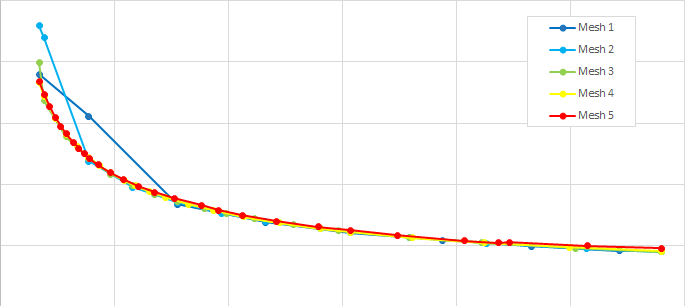
#> input picture plate_heat_transfer_crop.png, 685 x 306 px
$ jupyter execute 'Python_2_task .ipynb'   (shell and % lines are left out)   (older library calls are emulated)
#> lines starting #> are read from the running program, lines starting #| are printed output that depends on the picture
[cell 1]
import numpy as np
import matplotlib.pyplot as plt

[cell 2]
import numpy as np
import matplotlib.pyplot as plt
import matplotlib.animation as animation

plt.rcParams["animation.html"] = "jshtml"

xl, xr = -1, 1
yl, yr = -1, 1

n = 100
h = 2/n
dt = (h**2)/4
t = 0
a = 1

x = np.linspace(xl, xr, n)
y = np.linspace(yl, yr, n)
X, Y = np.meshgrid(x,y)
dx = x[1] - x[0]

T = np.ones(X.shape) + np.where(x>0, np.exp(- ((X*X + Y*Y)**0.5 - 0.5)**2/ (2*0.03*0.03) )*100, 0)
Tn = T.copy()

fig = plt.figure()
ax = plt.axes(xlim=(xl, xr), ylim=(yl, yr))
plt.axis('equal')
cnt = plt.contourf(X, Y, T)


k = dt * (a**2) / (dx**2)

def f(x, y):
    return np.exp(- ((x + 0.4)**2 + y**2)/ (2*0.03*0.03) )*1000000

def steps(count=1):
    global T
    global Tn
    global t
    for _ in range(count):
        T[1:-1,-1]  = dx * (-50) + T[1:-1, -2]
        Tn[1:-1,1:-1] = T[1:-1,1:-1] + k * (T[2:,1:-1] + T[1:-1,2:] - 4*T[1:-1,1:-1] + T[:-2,1:-1] + T[1:-1,:-2]) + dt * f(X[1:-1,1:-1],Y[1:-1,1:-1])
        T, Tn = Tn, T
        t += dt

def animate(frame):
    global cnt
    steps(1)
    cnt = plt.contourf(X, Y, T)
    return cnt


anim = animation.FuncAnimation(fig, animate, frames=50)
anim
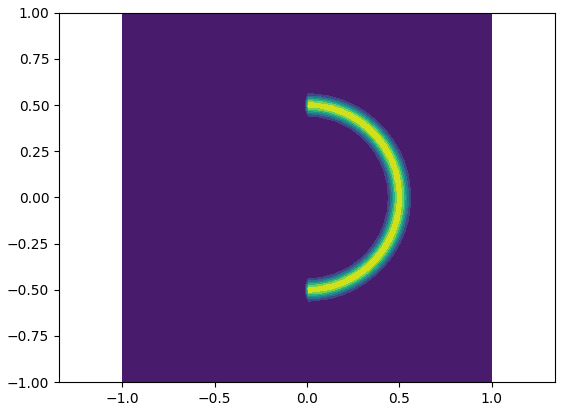
#> figure drawn by matplotlib, 1 panel

# Задача 2. Полуручная оцифровка графика

[cell 3]
import matplotlib.image as mpimg

### Посмотрим на исходный график

[cell 4]
img = mpimg.imread('plate_heat_transfer_crop.png')[::-1,:]
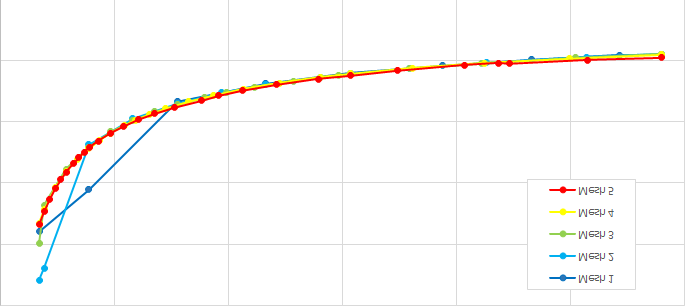
#> img: shape (306, 685, 4) float32; mean R, G, B, A 0.988, 0.981, 0.977, 1
#plt.figure(figsize=(12,8))
plt.imshow(img, origin='lower')
plt.show();

### Конвертируем картинку в grayscale для поиска крайних точек. Координаты этих точек в координатной сетке известны.

[cell 5]
from PIL import Image
import cv2

data = cv2.imread('plate_heat_transfer_crop.png')

data[data[:,:,0,] == int(0.851*255)] = 255 ## очистим от сетки
data[:150,500:,] = 255 ## очистим от легенды
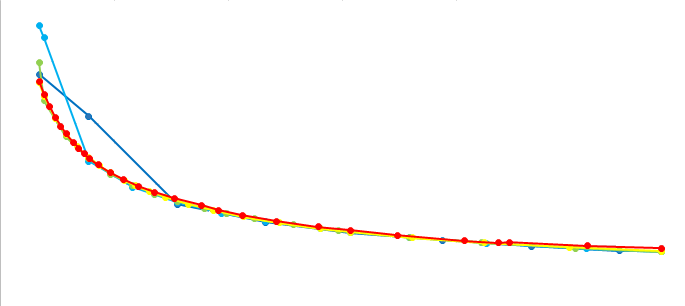
#> data: shape (306, 685, 3); mean B, G, R 250.7, 251.8, 253.4

data_gray = cv2.cvtColor(data.copy(), cv2.COLOR_RGB2GRAY)
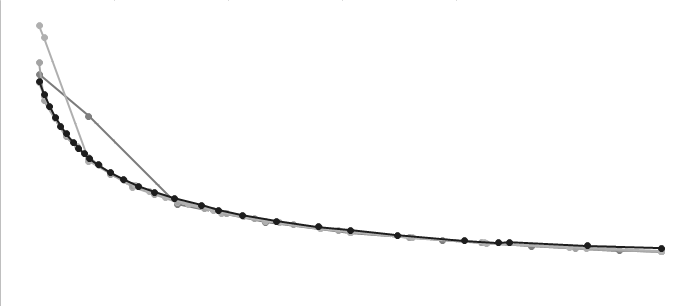
#> data_gray: shape (306, 685); min 29, max 255, mean 251.6


#data_gray[data_gray == 255] = 0

#thresh = cv2.threshold(data_gray, 120, 255, cv2.THRESH_BINARY)[1]
#im2, contours, hierarchy = cv2.findContours(thresh,cv2.RETR_TREE,cv2.CHAIN_APPROX_SIMPLE)

## посмотрим, что получилось
plt.figure(figsize=(12,8))
plt.imshow(data_gray)
plt.show()

[cell 6]
data_gray.shape
#> Out = (306, 685)

[cell 7]
data_gray[data_gray == 255] = 0
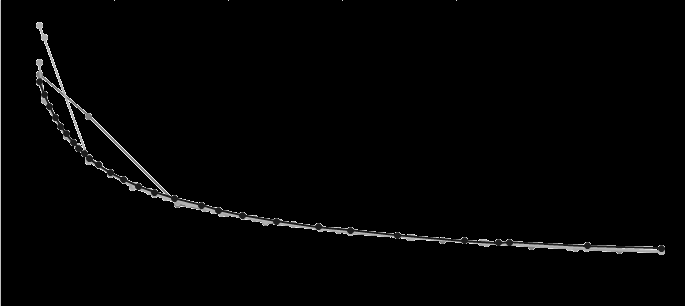
#> data_gray: shape (306, 685); min 0, max 253, mean 3.7

## найдем индексы xmin
x_min = 0
for i in range(35, 50):
    for j in range(65, 90):
        if data_gray[j,i] > 0 and x_min == 0:
            x_min = (i, j)


## найдем индексы xmax
x_max = 0
for i in range(680, 660, -1):
    for j in range(260, 250, -1):
        if data_gray[j,i] > 0 and x_max == 0:
            x_max = (i, j)

## найдем индексы ymin
y_min = 0
for i in range(680, 540, -1):
    for j in range(260, 250, -1):
        if data_gray[j,i] > 0 and y_min == 0:
            y_min = (i, j)

## найдем индексы ymax
y_max = 0
for j in range(20, 50):
    for i in range(20, 50):
        if data_gray[j,i] > 0 and y_max == 0:
            y_max = (i, j)

[cell 8]
print((x_min, x_max), (y_min, y_max))

## посмотрим на найденные точки
plt.imshow(data)
plt.scatter(x_min[0], x_min[1], color='m', s=100, marker='x')
plt.scatter(x_max[0], x_max[1], color='m', s=100, marker='x')
plt.scatter(y_min[0], y_min[1], color='m', s=100, marker='*')
plt.scatter(y_max[0], y_max[1], color='m', s=100, marker='*')
plt.show()
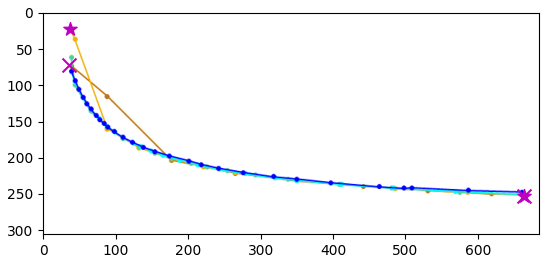
#> figure drawn by matplotlib, 1 panel; B, G, R data is drawn as R, G, B

[cell 9]
delta_pix_x = x_max[0] - x_min[0]
delta_x = 25.0

## x = k_x * x_pix --- перегон величин
k_x = delta_x / delta_pix_x


delta_pix_y = abs(y_max[1] - y_min[1])
delta_y = 0.3

## y = k_y * y_pix --- перегон величин
k_y = delta_y / delta_pix_y

[cell 10]
(k_x, k_y)
(0.851,0.851,0.851,1)

[cell 11]

img = mpimg.imread('plate_heat_transfer_crop.png')[::-1,:]

x_pix_0 = x_min[0]
y_pix_0 = 300 - y_min[1]

plt.imshow(img, origin='lower')
fig = plt.gcf()
ax = plt.gca()
text = ax.text(0,0, "", va="bottom", ha="left")

X = []
Y = []
def onclick(event):
    x_pix, y_pix = event.xdata, event.ydata
    x = (x_pix - x_pix_0) * k_x
    y = (y_pix - y_pix_0) * k_y
    X.append(x)
    Y.append(y)
    tx = 'x=%f, y=%f, xdata=%f, ydata=%f' % (x, y, x_pix, y_pix)
    text.set_text(tx)

cid = fig.canvas.mpl_connect('button_press_event', onclick)

[cell 12]
plt.plot(X, Y)
plt.show()
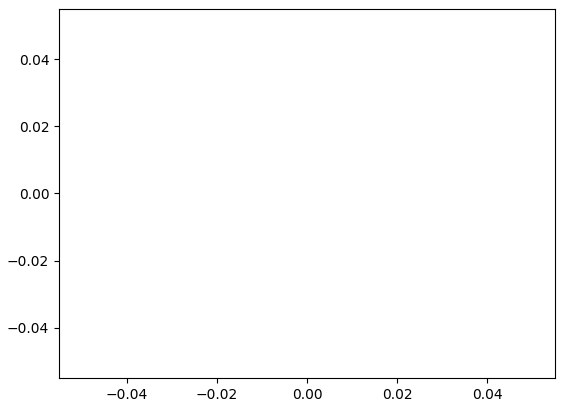
#> figure drawn by matplotlib, 1 panel
